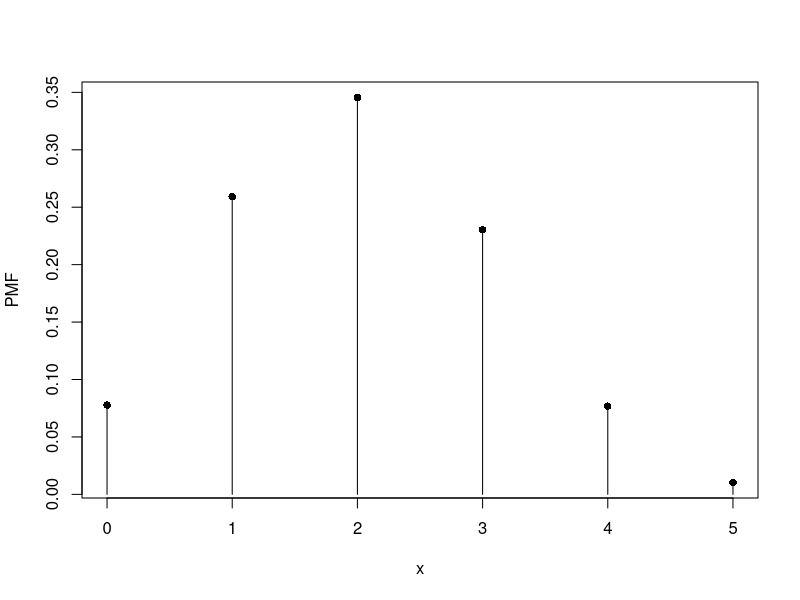
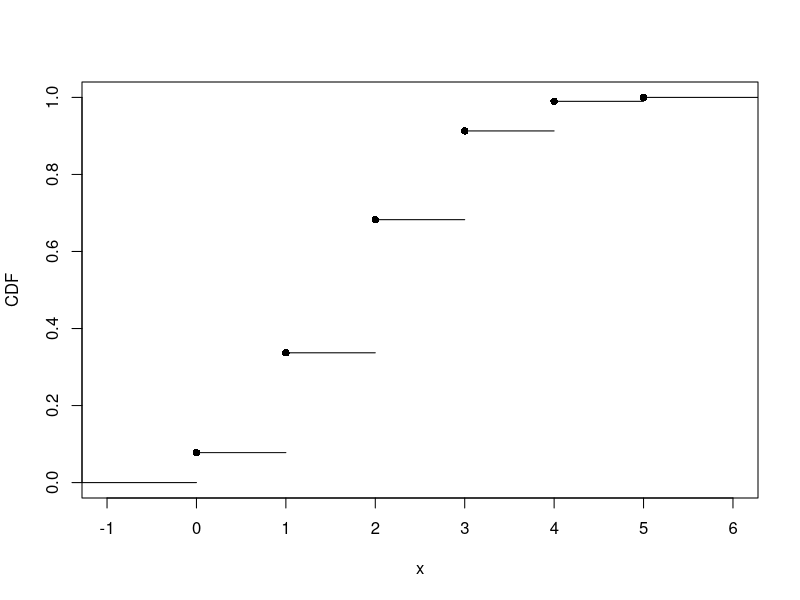
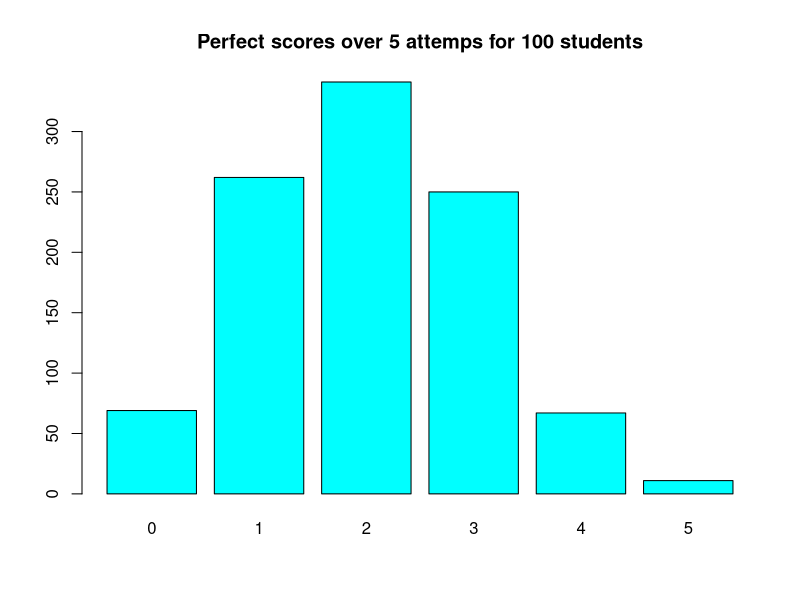
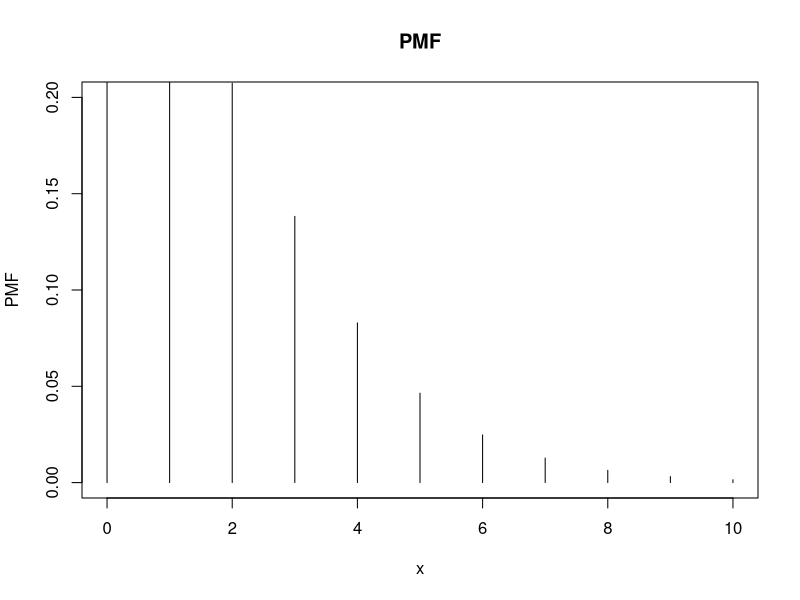
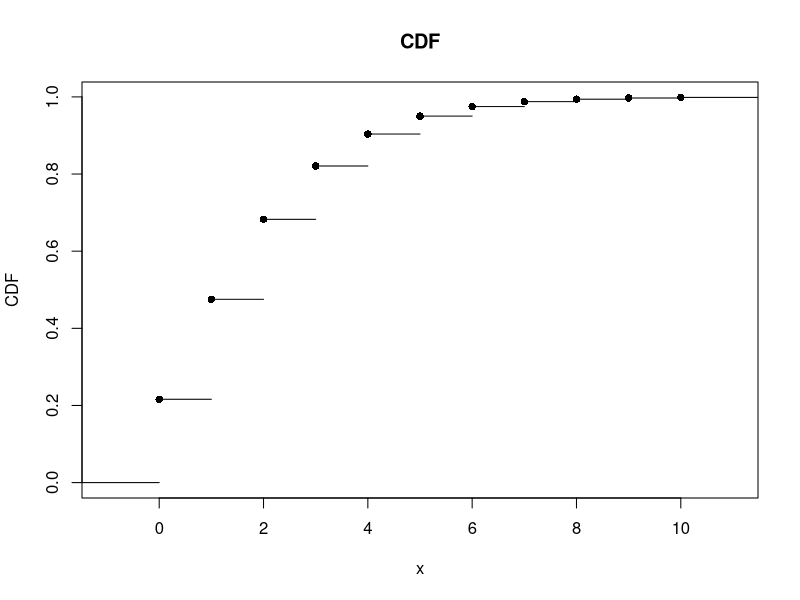
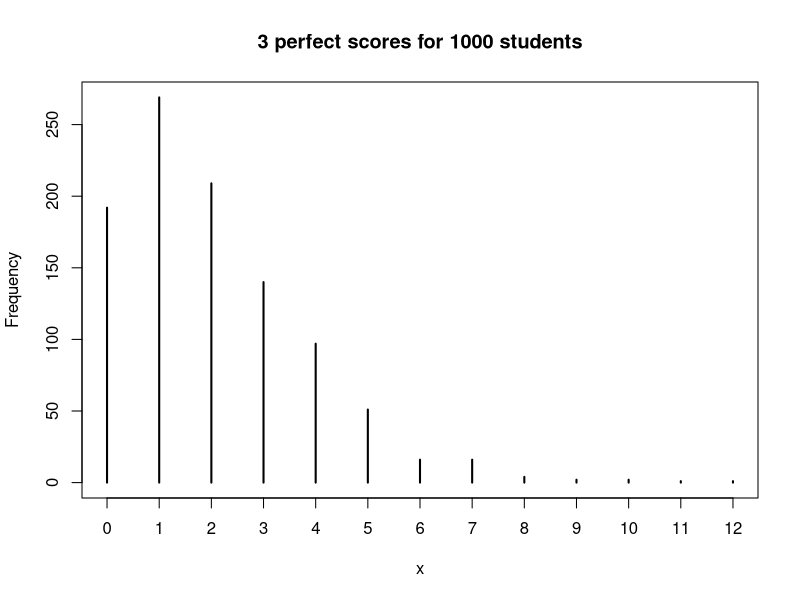
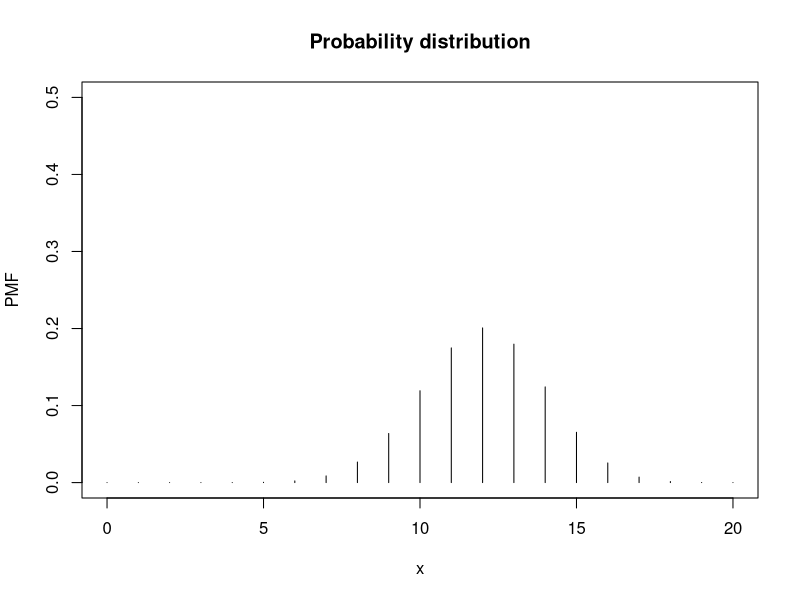
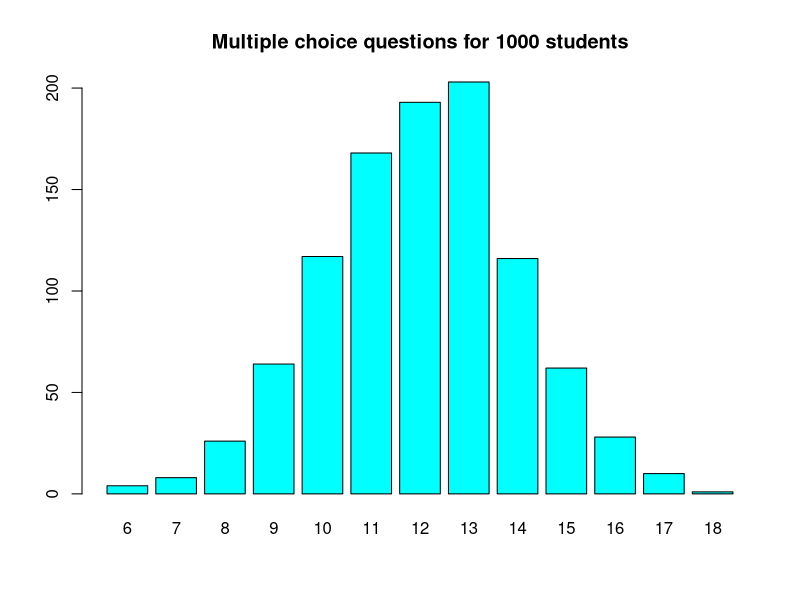

The R source for these figures, in order:
#Part 1 - Binomial Distribution
#1.1) PMF and CDF
n = 5; p = 0.4;

pmf <- dbinom(0:n, size = n, prob = p)

plot(0:n, pmf, type = "h", xaxt = "n",
     main = "", xlab = "x", ylab = "PMF")
points(0:n, pmf, pch = 16)   
axis(side = 1, at = 0:n, labels = TRUE)

cdf <- pbinom(0:n, size = n, prob = p)

# Insert a 0 at the beginning for step function

cdf <- c(0, cdf)
cdfplot <- stepfun(0:n, cdf)
plot(cdfplot, verticals = FALSE, pch = 16,
     main = "", xlab = "x", ylab = "CDF")

#1.2) perfect score exactly 2/5 times
dbinom(2, size = 5, prob = p)

#1.3) at least 2/5 times
sum(dbinom(2:n, size = n, prob = p))

#1.4) Perfect score attemps in five times for 1000 students
y <- rbinom(1000, size=5, prob=p)
table(y)

barplot(table(y),  col="cyan")
title(main = "Perfect scores over 5 attemps for 100 students")


#Part 2 - Negative Binomial Distribution
r <- 3
p <- 0.6

#2.1) PMF and CDF max 10 attempts
pmf <- dnbinom(0:10, size = r, prob = p)

#Plot PMF
plot(0:10,pmf,type="h",
     xlab="x",ylab="PMF", ylim = c(0, 0.2))
title(main="PMF")

cdf <- c(0, cumsum(pmf))

#Plot CDF
cdfplot <- stepfun(0:10, cdf)
plot(cdfplot, verticals = FALSE, pch = 16,
     main = "CDF", xlab = "x", ylab = "CDF")

#2.2) 3 perfect scores with exactly 4 failures
dnbinom(4, size = r, prob = p)

#2.3) 3 perfect scores with at most 4 failures
pnbinom(4, size = r, prob = p)

#2.4) 3 perfect scores for 1000 students
x <- rnbinom(1000, size = r, prob = p)
plot(table(x),xlab="x",ylab="Frequency", main="3 perfect scores for 1000 students")


#Part 3 - Hypergeometric Distribution

#3.1) Probability distribution for multiple choice
M <- 60   # multiple choice
N <- 40   # programming
K <- 20   # Sample Size

pmf <- dhyper(0:K, m = M, n = N, k = K)

plot(0:K,pmf,type="h",
     xlab="x",ylab="PMF",ylim=c(0,0.5), main="Probability distribution")

#3.2) Probability of exactly 10 multiple choice questions
dhyper(10, m = M, n = N, k = K)

#3.3) Probability of at least 10 multiple choice questions
phyper(10, m = M, n = N, k = K)

#3.4) Simulate multiple choice questions for 1000 students
x <- rhyper(1000, m = M, n = N, k = K )
barplot(table(x),  col="cyan")
title(main = "Multiple choice questions for 1000 students")



#Part 4 - Poisson Distribution
avg <- 10 #average of questions students send to professor

#4.1) Professor will have to answer exactly 8 questions
dpois(8, lambda=avg)

#4.2) Professor will have to answer at most 8 questions
ppois(8, lambda=avg)

#4.3) Professor will have to answer between 6 and 12 questions
diff(ppois(c(6,12), lambda=avg))

#4.4) Plot PMF for first 20 questions
pmf <- dpois(0:20, lambda=avg)

#Plot PMF
plot(0:20,pmf,type="h",
     xlab="x",ylab="PMF", ylim = c(0, 0.25), main="PMF for first 20 questions")

#4.5) Simulate for 50 days
x <- rpois(50, lambda = avg)
barplot(table(x),  col="cyan")
title(main = "Questions received for 50 days")


#Part 5 - Normal Distribution
#5.1) PDF of this distribution
avg <- 100
sd <- 10
x <- seq(80,120,0.1)
pdf.1 = dnorm(x, mean = avg, sd = sd*0.5)
pdf.2 = dnorm(x, mean = avg, sd = sd)
pdf.3 = dnorm(x, mean = avg, sd = sd*2)

plot(x, pdf.1, type="l", col="green", xlim=c(80,120), main="PDF distribution to three standard deviations")
lines(x, pdf.2, col="red")
lines(x, pdf.3, col="blue")

#5.2) Probability of person spending more than 120
print(1-pnorm(avg + 2*sd, mean = avg, sd = sd))

#5.3) Probability of person spending between 80-90 (inclusive)
print(pnorm(avg - sd, mean = avg, sd = sd) - pnorm(avg - 2*sd, mean = avg, sd = sd))

#5.4) Probabilities between 1, 2 and 3 sd
print(pnorm(avg + sd, mean = avg, sd = sd) - pnorm(avg - sd, mean = avg, sd = sd))
print(pnorm(avg + 2*sd, mean = avg, sd = sd) - pnorm(avg - 2*sd, mean = avg, sd = sd))
print(pnorm(avg + 3*sd, mean = avg, sd = sd) - pnorm(avg - 3*sd, mean = avg, sd = sd))

#5.5) Between what two values will 80% fall?
qnorm(0.9, mean=avg, sd=sd)
qnorm(0.1, mean=avg, sd=sd)

#5.6)
qnorm(0.98, mean=avg, sd=sd)

#5.7)
y <- rnorm(10000, mean = avg, sd = sd)
y <- round(y)
plot(table(y), type="h", main="10,000 visitors")
